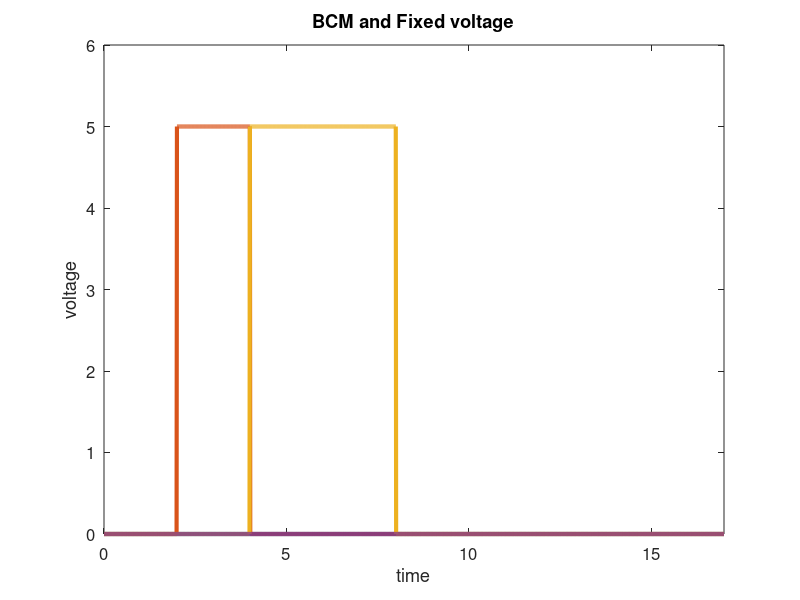
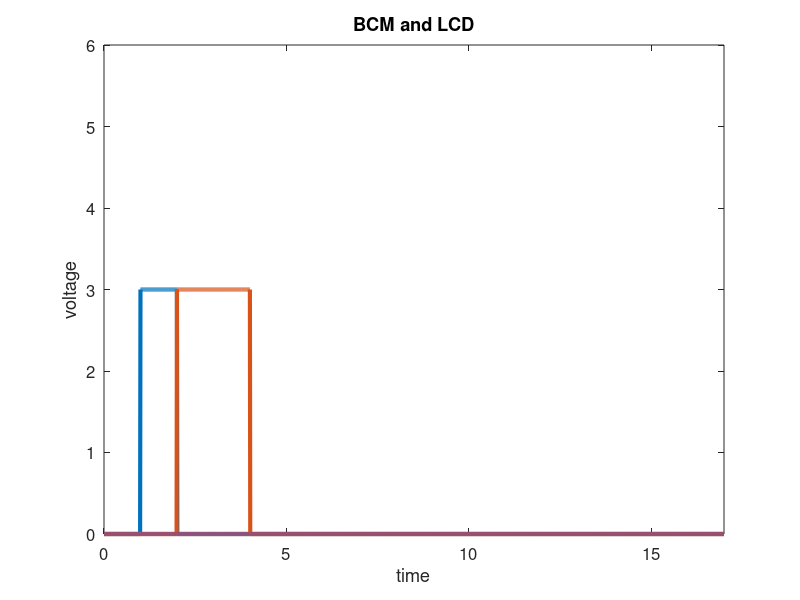
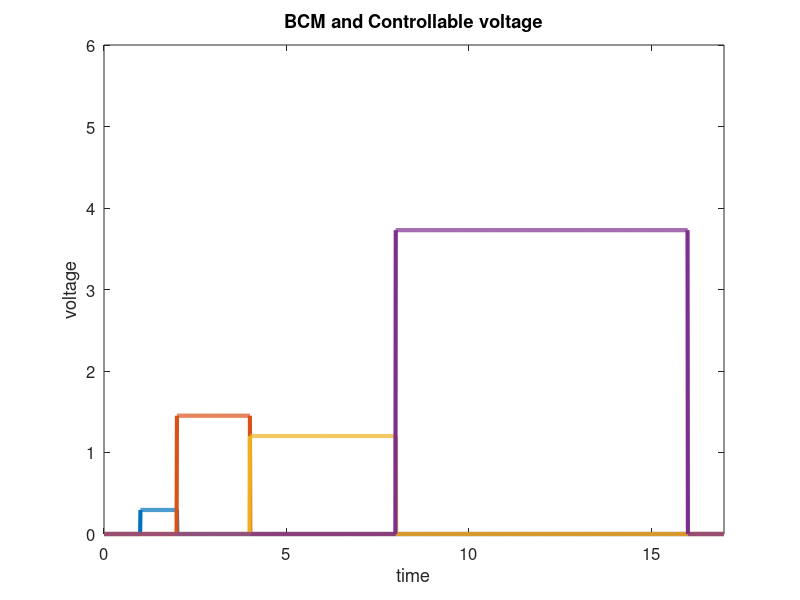
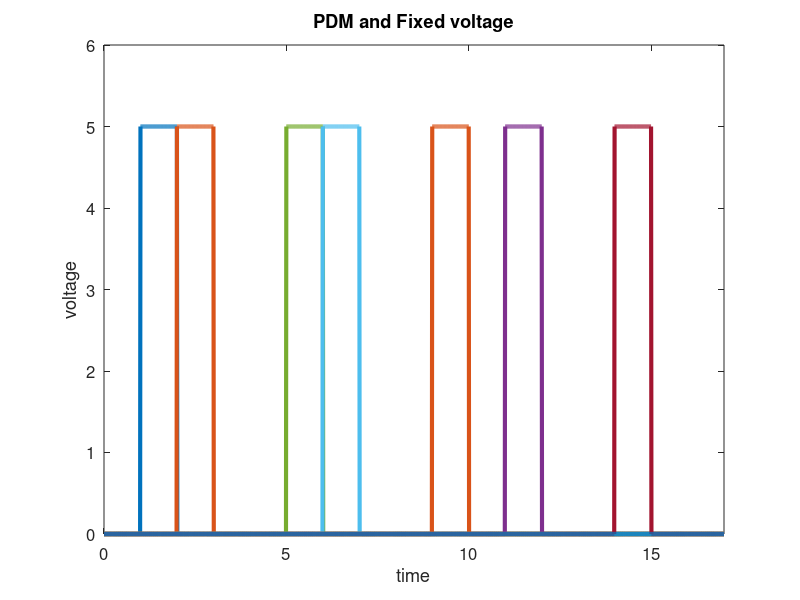

Write MATLAB code to recreate these figures, in order.
close all;
clear all;
clc;

lineWidth = 3;
fontSize = 12;

%% BCM and fixed voltage
k = 4;
time = 0:0.01:2^k + 1;
voltage = zeros(size(time));

figure;
for i = 1:k
    voltage = zeros(size(time));
    currVoltage = round(rand())*5;
    for j = 1:(2^(i-1))
        t = 2^(i-1) - 1 + j;
        startingIndex = find(time == t);
        endingIndex = find(time == t + 1);
        voltage(startingIndex:endingIndex) = currVoltage;
    end
    plot(time, voltage, 'LineWidth', lineWidth);
    hold on;
end
xlim([0 17]);
ylim([0 6]);
xlabel('time');
ylabel('voltage');
title('BCM and Fixed voltage');
set(gca,'FontSize',fontSize)

%% BCM and LCD
k = 4;
time = 0:0.01:2^k + 1;
voltage = zeros(size(time));
maxVoltage = 3.0;
figure;
for i = 1:k
    voltage = zeros(size(time));
    currVoltage = round(rand())*maxVoltage;
    for j = 1:(2^(i-1))
        t = 2^(i-1) - 1 + j;
        startingIndex = find(time == t);
        endingIndex = find(time == t + 1);
        voltage(startingIndex:endingIndex) = currVoltage;
    end
    plot(time, voltage, 'LineWidth',lineWidth);
    hold on;
end
xlim([0 17]);
ylim([0 6]);
xlabel('time');
ylabel('voltage');
title('BCM and LCD');
set(gca,'FontSize',fontSize)

%% BCM and Controllable voltage for quantized frame-time

k = 4;
time = 0:0.01:2^k + 1;
voltage = zeros(size(time));

figure;
for i = 1:k
    voltage = zeros(size(time));
    currVoltage = rand()*5;
    for j = 1:(2^(i-1))
        t = 2^(i-1) - 1 + j;
        startingIndex = find(time == t);
        endingIndex = find(time == t + 1);
        voltage(startingIndex:endingIndex) = currVoltage;
    end
    plot(time, voltage, 'LineWidth',lineWidth);
    hold on;
end
xlim([0 17]);
ylim([0 6]);
xlabel('time');
ylabel('voltage');
title('BCM and Controllable voltage');
set(gca,'FontSize',fontSize)

%% PDM and fixed voltage
k = 4;
time = 0:0.01:2^k + 1;
voltage = zeros(size(time));

figure;
for i = 1:2^k - 1
    voltage = zeros(size(time));
    t = i;
    startingIndex = find(time == t);
    endingIndex = find(time == t + 1);
    voltage(startingIndex:endingIndex) = round(rand())*5;
    plot(time, voltage, 'LineWidth',lineWidth);
    hold on;
end
xlim([0 17]);
ylim([0 6]);
xlabel('time');
ylabel('voltage');
title('PDM and Fixed voltage');
set(gca,'FontSize',fontSize)

%% PDM and LCD
k = 4;
time = 0:0.01:2^k + 1;
voltage = zeros(size(time));
maxVoltage = 3.0;
figure;
for i = 1:2^k - 1
    voltage = zeros(size(time));
    currVoltage = round(rand())*maxVoltage;
    t = i;
    startingIndex = find(time == t);
    endingIndex = find(time == t + 1);
    voltage(startingIndex:endingIndex) =  currVoltage;
    plot(time, voltage, 'LineWidth',lineWidth);
    hold on;
end
xlim([0 17]);
ylim([0 6]);
xlabel('time');
ylabel('voltage');
title('PDM and LCD');
set(gca,'FontSize',fontSize)

%% BCM and controllable voltage
k = 4;
time = 0:0.01:2^k + 1;
voltage = zeros(size(time));

figure;
for i = 1:2^k - 1
    voltage = zeros(size(time));
    t = i;
    startingIndex = find(time == t);
    endingIndex = find(time == t + 1);
    voltage(startingIndex:endingIndex) =  rand()*5;
    plot(time, voltage, 'LineWidth',lineWidth);
    hold on;
end
xlim([0 17]);
ylim([0 6]);
xlabel('time');
ylabel('voltage');
title('PDM and Controllable voltage');
set(gca,'FontSize',fontSize)

%% PDM and fixed voltage for value 9
k = 4;
time = 0:0.01:2^k + 1;
value = 2;
voltage = zeros(size(time));

figure;
for i = 1:2^k - 1
    voltage = zeros(size(time));
    t = i;
    startingIndex = find(time == t);
    endingIndex = find(time == t + 1);
    if(t < value)
        voltage(startingIndex:endingIndex) = 5;
    end
    plot(time, voltage, 'LineWidth',lineWidth, 'color', 'blue');
    hold on;
end
xlim([0 17]);
ylim([0 6]);
xlabel('time');
ylabel('voltage');
title('PDM and Fixed voltage');
set(gca,'FontSize',fontSize)

%% BCM and fixed voltage for value 9
k = 4;
time = 0:0.01:2^k + 1;
voltage = zeros(size(time));

figure;
for i = 1:k
    voltage = zeros(size(time));
    if (i == 1 || i == 4)
        currVoltage = 5;
    else
        currVoltage = 0;
    end
    for j = 1:(2^(i-1))
        t = 2^(i-1) - 1 + j;
        startingIndex = find(time == t);
        endingIndex = find(time == t + 1);
        voltage(startingIndex:endingIndex) = currVoltage;
    end
    plot(time, voltage, 'LineWidth', lineWidth);
    hold on;
end
xlim([0 17]);
ylim([0 6]);
xlabel('time');
ylabel('voltage');
title('BCM and Fixed voltage');
set(gca,'FontSize',fontSize)
